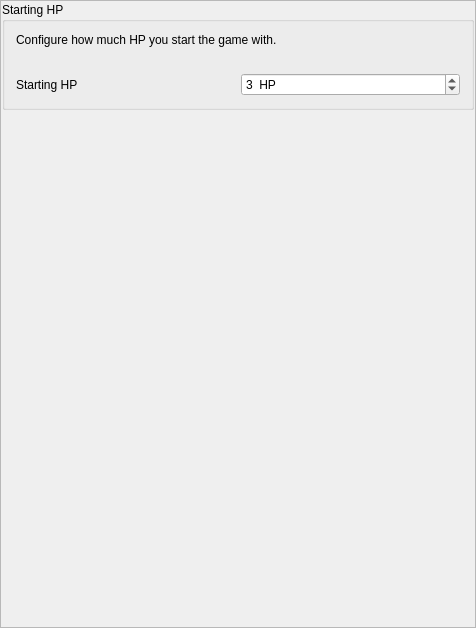
<?xml version="1.0" encoding="UTF-8"?>
<ui version="4.0">
 <class>PresetCSHP</class>
 <widget class="QMainWindow" name="PresetCSHP">
  <property name="geometry">
   <rect>
    <x>0</x>
    <y>0</y>
    <width>476</width>
    <height>628</height>
   </rect>
  </property>
  <property name="windowTitle">
   <string>HP</string>
  </property>
  <widget class="QWidget" name="centralWidget">
   <property name="maximumSize">
    <size>
     <width>16777215</width>
     <height>16777215</height>
    </size>
   </property>
   <layout class="QVBoxLayout" name="main_layout">
    <property name="leftMargin">
     <number>0</number>
    </property>
    <property name="topMargin">
     <number>0</number>
    </property>
    <property name="rightMargin">
     <number>0</number>
    </property>
    <property name="bottomMargin">
     <number>0</number>
    </property>
    <item>
     <widget class="QScrollArea" name="scroll_area">
      <property name="widgetResizable">
       <bool>true</bool>
      </property>
      <widget class="QWidget" name="scroll_area_contents">
       <property name="geometry">
        <rect>
         <x>0</x>
         <y>0</y>
         <width>474</width>
         <height>626</height>
        </rect>
       </property>
       <property name="sizePolicy">
        <sizepolicy hsizetype="Ignored" vsizetype="Preferred">
         <horstretch>0</horstretch>
         <verstretch>0</verstretch>
        </sizepolicy>
       </property>
       <layout class="QVBoxLayout" name="scroll_area_layout">
        <property name="leftMargin">
         <number>1</number>
        </property>
        <property name="topMargin">
         <number>1</number>
        </property>
        <property name="rightMargin">
         <number>1</number>
        </property>
        <property name="bottomMargin">
         <number>0</number>
        </property>
        <item>
         <widget class="QGroupBox" name="starting_hp_box">
          <property name="title">
           <string>Starting HP</string>
          </property>
          <layout class="QGridLayout" name="gridLayout_2">
           <item row="1" column="0" colspan="2">
            <spacer name="starting_hp_spacer">
             <property name="orientation">
              <enum>Qt::Vertical</enum>
             </property>
             <property name="sizeType">
              <enum>QSizePolicy::Fixed</enum>
             </property>
             <property name="sizeHint" stdset="0">
              <size>
               <width>20</width>
               <height>20</height>
              </size>
             </property>
            </spacer>
           </item>
           <item row="2" column="1">
            <widget class="QSpinBox" name="starting_hp_spin_box">
             <property name="suffix">
              <string>  HP</string>
             </property>
             <property name="minimum">
              <number>1</number>
             </property>
             <property name="maximum">
              <number>55</number>
             </property>
             <property name="value">
              <number>3</number>
             </property>
            </widget>
           </item>
           <item row="0" column="0" colspan="2">
            <widget class="QLabel" name="starting_hp_description">
             <property name="text">
              <string>Configure how much HP you start the game with.</string>
             </property>
             <property name="wordWrap">
              <bool>true</bool>
             </property>
            </widget>
           </item>
           <item row="2" column="0">
            <widget class="QLabel" name="starting_hp_label">
             <property name="text">
              <string>Starting HP</string>
             </property>
            </widget>
           </item>
          </layout>
         </widget>
        </item>
        <item>
         <spacer name="verticalSpacer">
          <property name="orientation">
           <enum>Qt::Vertical</enum>
          </property>
          <property name="sizeHint" stdset="0">
           <size>
            <width>20</width>
            <height>40</height>
           </size>
          </property>
         </spacer>
        </item>
       </layout>
      </widget>
     </widget>
    </item>
   </layout>
  </widget>
 </widget>
 <layoutdefault spacing="6" margin="11"/>
 <resources/>
 <connections/>
</ui>
